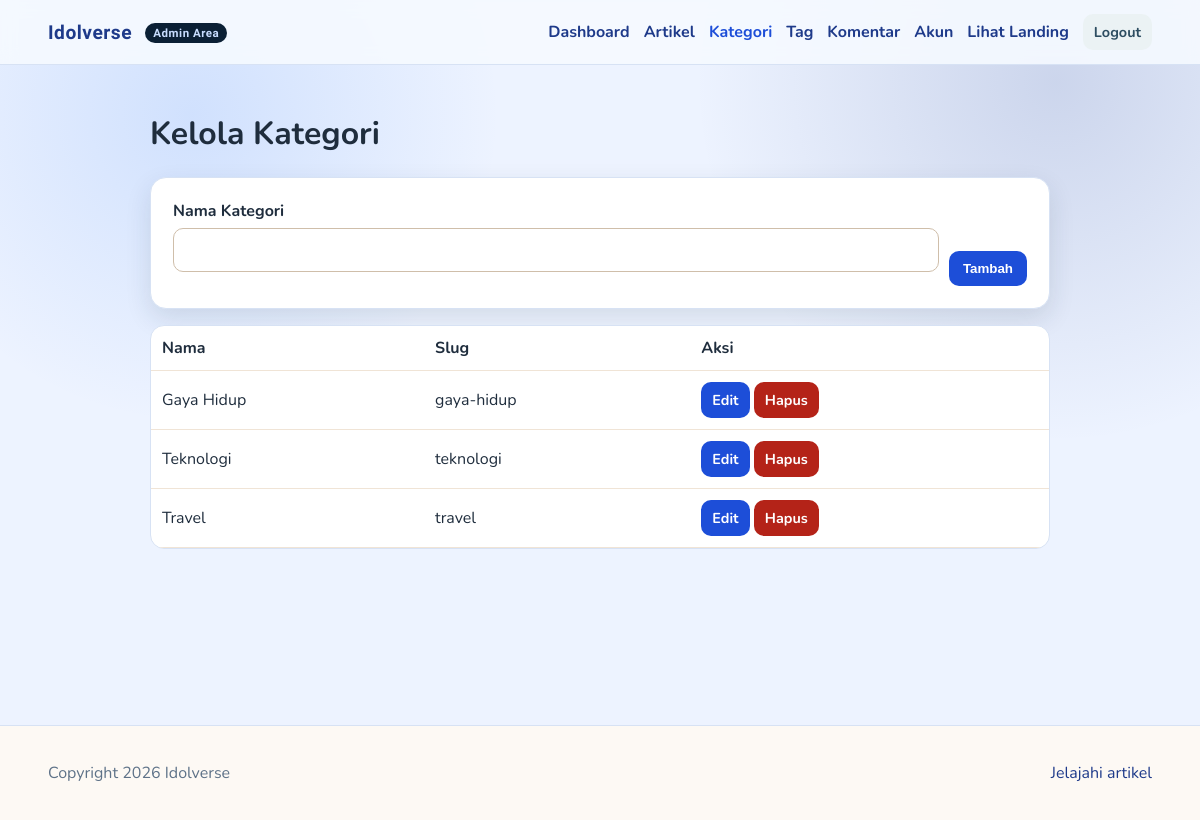
Screenshot of /admin/categories.php (signed in) with the database file from the repository.
### tables this page shows
CREATE TABLE categories (
    id INT AUTO_INCREMENT PRIMARY KEY,
    name VARCHAR(80) NOT NULL UNIQUE,
    slug VARCHAR(100) NOT NULL UNIQUE,
    created_at TIMESTAMP DEFAULT CURRENT_TIMESTAMP
);

### includes/auth.php (called while the page is built, shortened)
<?php
function e(string $value): string {
    return htmlspecialchars($value, ENT_QUOTES, 'UTF-8');
}
?>

### admin/categories.php (the view, shortened to what this page needs)
<?php
require_once __DIR__ . '/../includes/helpers.php';
$edit = null;
$categories = $pdo->query('SELECT * FROM categories ORDER BY name')->fetchAll();
include __DIR__ . '/../includes/header.php';
?>
<div class="container" style="max-width:900px;">
    <h1>Kelola Kategori</h1>
    <div class="form-card">
        <form method="post" style="display:flex; gap:10px; align-items:flex-end; flex-wrap:wrap;">
            <div style="flex:1;min-width:220px;">
                <label>Nama Kategori</label>
                <input type="text" name="name" value="<?= e($edit['name'] ?? ''); ?>" required>
            </div>
            <button class="btn" type="submit"><?= $edit ? 'Update' : 'Tambah'; ?></button>
        </form>
    </div>
    <div class="table-wrap" style="margin-top:16px;">
        <table class="table">
            <thead><tr><th>Nama</th><th>Slug</th><th>Aksi</th></tr></thead>
            <tbody>
            <?php foreach ($categories as $category): ?>
                <tr>
                    <td><?= e($category['name']); ?></td>
                    <td><?= e($category['slug']); ?></td>
                    <td>
                        <a class="btn btn-sm" href="/blog/admin/categories.php?edit=<?= (int)$category['id']; ?>">Edit</a>
                        <a class="btn btn-sm btn-danger" href="/blog/admin/categories.php?delete=<?= (int)$category['id']; ?>" onclick="return confirm('Hapus kategori ini?')">Hapus</a>
                    </td>
                </tr>
            <?php endforeach; ?>
            </tbody>
        </table>
    </div>
</div>
<?php include __DIR__ . '/../includes/footer.php'; ?>

### assets/css/style.css (style rules this page uses)
:root { --bg: #f4efe7; --surface: #fffaf3; --card: #ffffff; --text: #25303b; --muted: #667788; --brand: #0f766e; --brand-dark: #0a4f4b; --accent: #f59e0b; --danger: #b42318; --line: #e4d9c8; --shadow: 0 10px 26px rgba(27, 46, 62, 0.12); }
* { box-sizing: border-box; }
body { margin: 0; font-family: 'Nunito', sans-serif; color: var(--text); background: radial-gradient(circle at 10% 20%, rgba(245, 158, 11, 0.16), transparent 24%), radial-gradient(circle at 90% 0%, rgba(15, 118, 110, 0.18), transparent 28%), var(--bg); }
a { color: var(--brand-dark); text-decoration: none; }
.container { width: min(1120px, 92vw); margin: 0 auto; }
.btn { display: inline-flex; align-items: center; justify-content: center; border: none; border-radius: 10px; padding: 10px 14px; background: var(--brand); color: #fff; font-weight: 700; cursor: pointer; transition: .2s ease; }
.btn-danger { background: var(--danger); }
.btn-sm { padding: 8px 11px; font-size: .9rem; }
.form-card { background: var(--card); border: 1px solid var(--line); border-radius: 16px; padding: 22px; box-shadow: var(--shadow); }
label { display: block; font-weight: 700; margin-bottom: 6px; }
input, select, textarea { width: 100%; border: 1px solid #cfbeaa; border-radius: 10px; padding: 10px 12px; margin-bottom: 14px; font-family: inherit; font-size: .98rem; background: #fff; }
.table-wrap { overflow-x: auto; background: #fff; border: 1px solid var(--line); border-radius: 14px; }
.table { width: 100%; border-collapse: collapse; min-width: 740px; }
.table th, .table td { padding: 11px; border-bottom: 1px solid #f0e4d6; text-align: left; }
body.admin-area { --bg: #edf3ff; --surface: #f5f8ff; --card: #ffffff; --text: #1f2d3d; --muted: #5e7288; --brand: #1d4ed8; --brand-dark: #1e3a8a; --line: #d7e2f4; background: radial-gradient(circle at 16% 14%, rgba(59, 130, 246, 0.16), transparent 25%), radial-gradient(circle at 88% 10%, rgba(30, 58, 138, 0.16), transparent 28%), var(--bg); }

### rows the page displays
categories: name "Gaya Hidup", slug "gaya-hidup"
categories: name "Teknologi", slug "teknologi"
categories: name "Travel", slug "travel"
